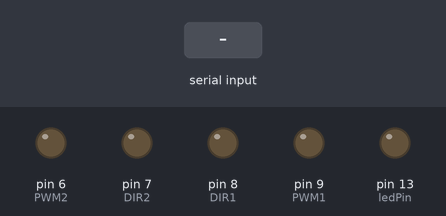
Bench run of a sketch on a simulated Arduino Uno, built with avr-gcc and run on an emulated ATmega328P. Shown: output pins drawn as LEDs (lit = HIGH). The inputs (shaded band) are chosen by the test bench.

Above: at 1.2 s.
1.3 s: "<90,45>" received over Serial
At 2.5 s:
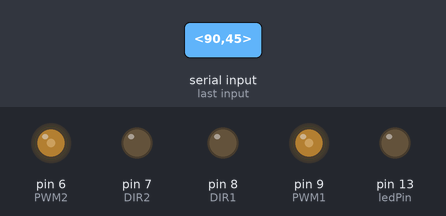
2.8 s: "<30,150>" received over Serial
At 3.7 s:
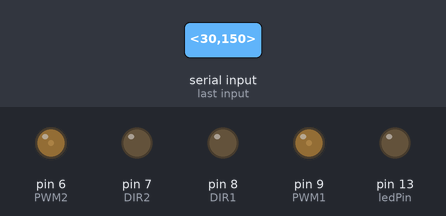
4.3 s: "<200>" received over Serial
At 4.8 s:
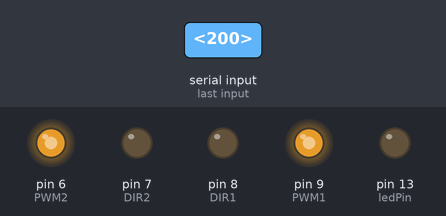
5.8 s: "<90>" received over Serial
At 7.2 s:
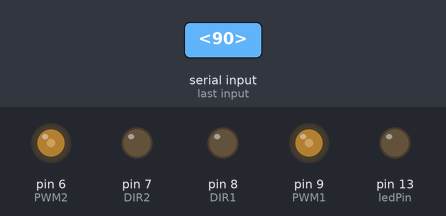
Timing chart, 0 to 8.3 s (numbered marks = the images above; inputs shaded):
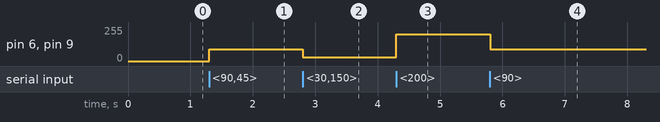

Measured:
- after the input at 1.3 s, pin 6 (PWM2), pin 9 (PWM1): 0/255 → 90/255 at once
- after the input at 2.8 s, pin 6 (PWM2), pin 9 (PWM1): 90/255 → 30/255 at once
- after the input at 4.3 s, pin 6 (PWM2), pin 9 (PWM1): 30/255 → 200/255 at once
- after the input at 5.8 s, pin 6 (PWM2), pin 9 (PWM1): 200/255 → 90/255 at once

The sketch:

voice_control_car_embbeded.ino
```cpp
#include <Servo.h>
#define datalen 4
#define threshold 5


int PWM1 = 9;
int DIR1 = 8;

int PWM2 = 6;
int DIR2 = 7;

const int buttonPin = 2;  // the number of the pushbutton pin
const int ledPin = 13;    // the number of the LED pin
int reac = 6;
int igni = 7;
int i = 0;
int move = 254;
int a_speed = 0;
int b_speed = 0;


String dataString = ""; // variable to hold input data
int dataArray[datalen]; // array to hold parsed integers
int dataIndex = 0; // index for dataArray

void setup() {
  Serial.begin(115200); // initialize serial communication
  pinMode(PWM1, OUTPUT);
  pinMode(DIR1, OUTPUT);
  pinMode(PWM2, OUTPUT);
  pinMode(DIR2, OUTPUT);

  pinMode(ledPin, OUTPUT);
  pinMode(reac, OUTPUT);
  pinMode(igni, OUTPUT);
}

void loop() {
  if (Serial.available()) { // check if there is incoming data
    char incomingChar = Serial.read(); // read incoming character
    // Serial.print(incomingChar);
    if (incomingChar == '<') { // start of data
      dataString = ""; // clear input data
      dataIndex = 0; // reset index for dataArray
    } else if (incomingChar == '>') { // end of data
      parseData(); // call function to parse input data
      // printData();  // call function to print parsed data
      control();
    } else { // data character
      dataString += incomingChar; // add to input data
    }
  }

//testing
  // parseData(); // call function to parse input data
  // printData();  // call function to print parsed data
}

void parseData() {
  int commaIndex = 0; // index for locating commas in input string
  while (dataIndex < datalen) { // parse up to 4 integers
    commaIndex = dataString.indexOf(","); // find next comma in input string
    if (commaIndex == -1) {
      commaIndex = dataString.length();
    }
    dataArray[dataIndex] = dataString.substring(0, commaIndex).toInt(); // convert substring to integer and store in array
    dataString = dataString.substring(commaIndex + 1); // remove parsed substring and comma from input string
    dataIndex++; // move to next index in array
  }
}


void printData() {
  Serial.print("Parsed data: ");
  for (i = 0; i < datalen; i++) {
    Serial.print(dataArray[i]);
    Serial.print(" ");
  }
  Serial.println();
}

void control()
{
  if(dataArray[0] > threshold)
  {
    a_speed = dataArray[0];
    analogWrite(PWM1, a_speed);
    digitalWrite(DIR1, LOW);
    analogWrite(PWM2, a_speed);
    digitalWrite(DIR2, LOW);
  }
  else if(dataArray[0] < -threshold)
  {
    a_speed = -1*dataArray[0];
    analogWrite(PWM1, a_speed);
    digitalWrite(DIR1, HIGH);
    analogWrite(PWM2, a_speed);
    digitalWrite(DIR2, HIGH);
  }
  else if(dataArray[1] > threshold)
  {
    a_speed = dataArray[1];
    analogWrite(PWM1, a_speed);
    digitalWrite(DIR1, LOW);
    analogWrite(PWM2, a_speed);
    digitalWrite(DIR2, HIGH);

  }
  else if(dataArray[1] < -threshold)
  {
    a_speed = -1*dataArray[1];
    analogWrite(PWM1, a_speed);
    digitalWrite(DIR1, HIGH);
    analogWrite(PWM2, a_speed);
    digitalWrite(DIR2, LOW);

  }
  else
  {
    analogWrite(PWM1, LOW);
    analogWrite(PWM2, LOW);
    analogWrite(DIR1, LOW);
    analogWrite(DIR2, LOW);
    dataArray[0]=0;
    dataArray[1]=0;
    // dataArray[2]
    // dataArray[3]
  }

}
```
